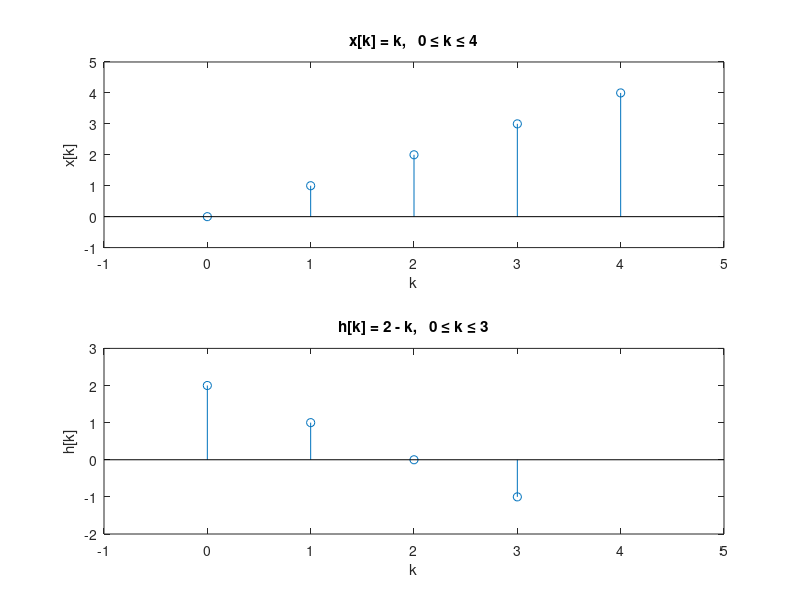
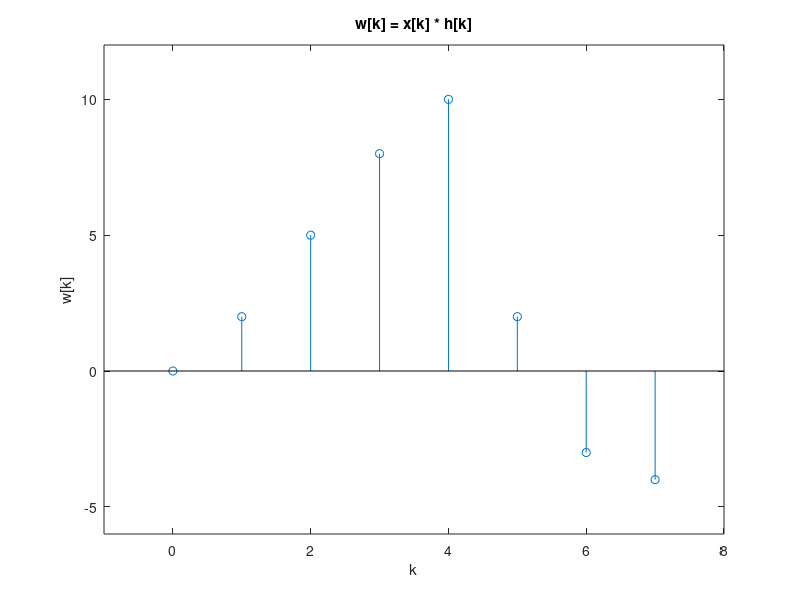

Write the MATLAB code that produced these figures, in order.
% b) 
figure;

subplot(2,1,1)
x1 = 0 : 4;
stem(x1,x1)
xlabel('k'); 
ylabel('x[k]');
title('x[k] = k,   0 \leq k \leq 4');
xlim([-1 5]); ylim([-1 5]);

subplot(2,1,2)
h1 = 0:3;
h1_fig = 2 - h1;
stem(h1, h1_fig);
xlabel('k'); 
ylabel('h[k]');
title('h[k] = 2 - k,   0 \leq k \leq 3');
xlim([-1 5]); ylim([-2 3]);

%c)
figure;
w = conv(x1, h1_fig);
k = 0:(length(w)-1);
stem(k, w);
xlabel('k'); 
ylabel('w[k]');
title('w[k] = x[k] * h[k]');
xlim([-1 8]); ylim([min(w)-2 max(w)+2]);
